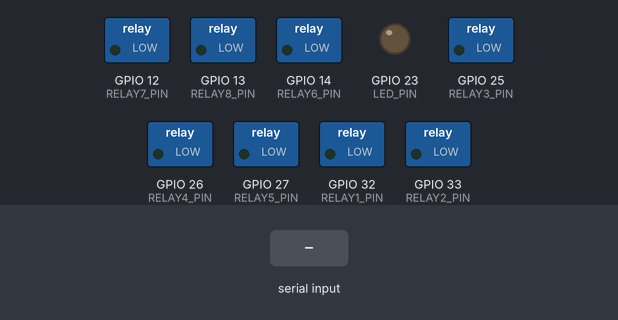
The program below on a simulated ESP32. On the bench: switched loads named in the program (green lamp = pin HIGH), output pins drawn as LEDs (lit = HIGH). Inputs (shaded band) come from the test bench.

Above: at 1.7 s.
1.8 s: "11\n" received over Serial
At 3.0 s:
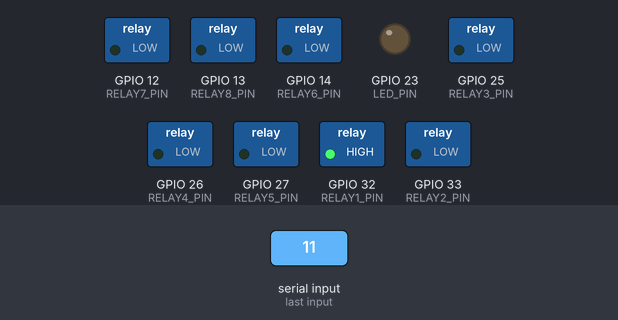
3.3 s: "21\n" received over Serial
At 4.3 s:
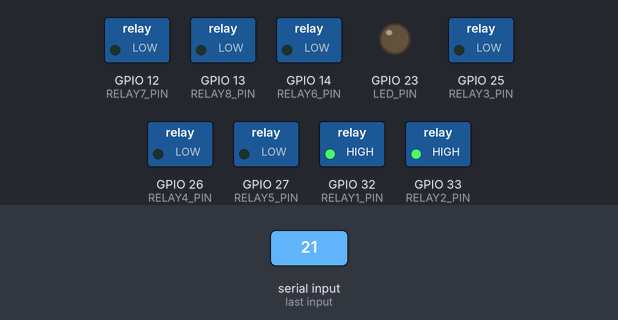
4.8 s: "10\n" received over Serial
At 5.5 s:
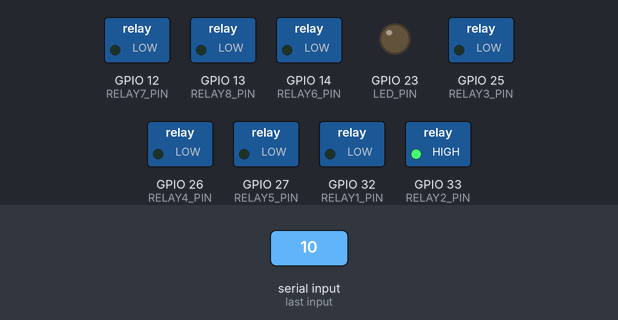
6.3 s: "31\n" received over Serial
At 6.6 s:
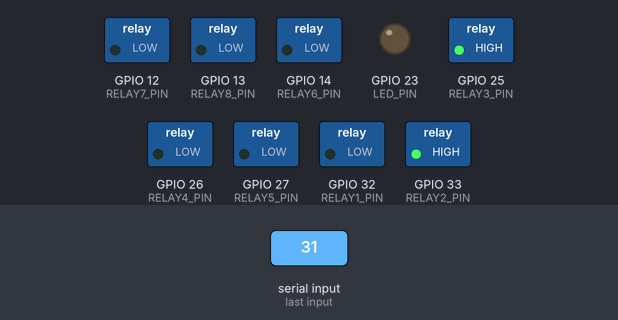
7.8 s: "20\n" received over Serial
At 9.0 s:
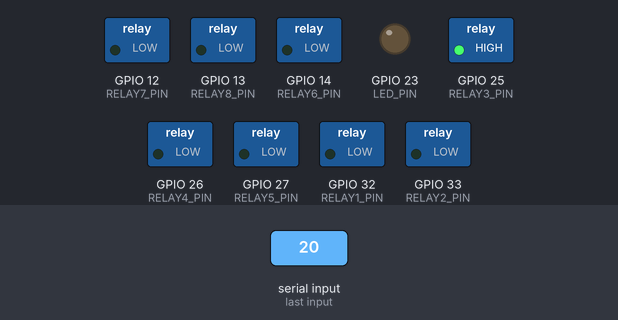
9.3 s: "41\n" received over Serial
At 10.1 s:
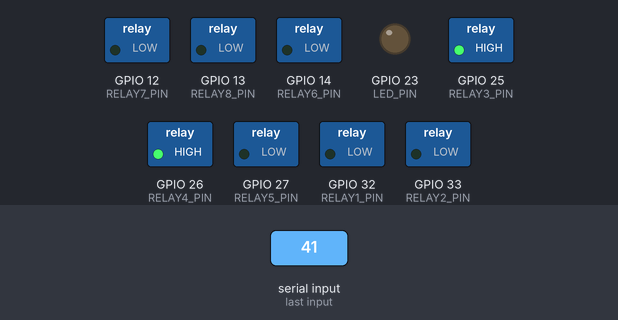
Timing chart, 0 to 11.8 s (numbered marks = the images above; inputs shaded):
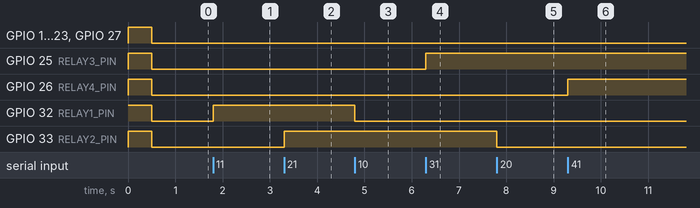

Measured:
- after the input at 1.8 s, GPIO 32 (RELAY1_PIN): LOW → HIGH at once
- after the input at 3.3 s, GPIO 33 (RELAY2_PIN): LOW → HIGH at once
- after the input at 4.8 s, GPIO 32 (RELAY1_PIN): HIGH → LOW at once
- after the input at 6.3 s, GPIO 25 (RELAY3_PIN): LOW → HIGH at once
- after the input at 7.8 s, GPIO 33 (RELAY2_PIN): HIGH → LOW at once
- after the input at 9.3 s, GPIO 26 (RELAY4_PIN): LOW → HIGH at once

The program:

main.cpp
```cpp
#include <Arduino.h>
#define LED_PIN 23 // Red status LED
#define RELAY1_PIN 32
#define RELAY2_PIN 33
#define RELAY3_PIN 25
#define RELAY4_PIN 26
#define RELAY5_PIN 27
#define RELAY6_PIN 14
#define RELAY7_PIN 12
#define RELAY8_PIN 13

#define SERIAL_BAUD_RATE 9600 // Adjust according to your serial communication settings

void setup()
{
  // Set GPIOs for relays as output
  pinMode(RELAY1_PIN, OUTPUT);
  pinMode(RELAY2_PIN, OUTPUT);
  pinMode(RELAY3_PIN, OUTPUT);
  pinMode(RELAY4_PIN, OUTPUT);
  pinMode(RELAY5_PIN, OUTPUT);
  pinMode(RELAY6_PIN, OUTPUT);
  pinMode(RELAY7_PIN, OUTPUT);
  pinMode(RELAY8_PIN, OUTPUT);

  // Set GPIO for LED as output
  pinMode(LED_PIN, OUTPUT);

  // Set relays and LED to LOW (relays off, LED off) initially
  digitalWrite(RELAY1_PIN, HIGH);
  digitalWrite(RELAY2_PIN, HIGH);
  digitalWrite(RELAY3_PIN, HIGH);
  digitalWrite(RELAY4_PIN, HIGH);
  digitalWrite(RELAY5_PIN, HIGH);
  digitalWrite(RELAY6_PIN, HIGH);
  digitalWrite(RELAY7_PIN, HIGH);
  digitalWrite(RELAY8_PIN, HIGH);
  digitalWrite(LED_PIN, HIGH);
  delay(500);

  digitalWrite(RELAY1_PIN, LOW);
  digitalWrite(RELAY2_PIN, LOW);
  digitalWrite(RELAY3_PIN, LOW);
  digitalWrite(RELAY4_PIN, LOW);
  digitalWrite(RELAY5_PIN, LOW);
  digitalWrite(RELAY6_PIN, LOW);
  digitalWrite(RELAY7_PIN, LOW);
  digitalWrite(RELAY8_PIN, LOW);
  digitalWrite(LED_PIN, LOW);

  // Start serial communication
  Serial.begin(SERIAL_BAUD_RATE);
}

void loop()
{
  // Check if any data is received on serial port
  if (Serial.available() > 0)
  {
    String command = Serial.readStringUntil('\n');
    command.trim(); // Remove any unwanted whitespace

    if (command == "11")
    {
      digitalWrite(RELAY1_PIN, HIGH);
    }
    else if (command == "10")
    {
      digitalWrite(RELAY1_PIN, LOW);
    }
    else if (command == "21")
    {
      digitalWrite(RELAY2_PIN, HIGH);
    }
    else if (command == "20")
    {
      digitalWrite(RELAY2_PIN, LOW);
    }
    else if (command == "31")
    {
      digitalWrite(RELAY3_PIN, HIGH);
    }
    else if (command == "30")
    {
      digitalWrite(RELAY3_PIN, LOW);
    }
    else if (command == "41")
    {
      digitalWrite(RELAY4_PIN, HIGH);
    }
    else if (command == "40")
    {
      digitalWrite(RELAY4_PIN, LOW);
    }
    else if (command == "51")
    {
      digitalWrite(RELAY5_PIN, HIGH);
    }
    else if (command == "50")
    {
      digitalWrite(RELAY5_PIN, LOW);
    }
    else if (command == "61")
    {
      digitalWrite(RELAY6_PIN, HIGH);
    }
    else if (command == "60")
    {
      digitalWrite(RELAY6_PIN, LOW);
    }
    else if (command == "71")
    {
      digitalWrite(RELAY7_PIN, HIGH);
    }
    else if (command == "70")
    {
      digitalWrite(RELAY7_PIN, LOW);
    }
    else if (command == "81")
    {
      digitalWrite(RELAY8_PIN, HIGH);
    }
    else if (command == "80")
    {
      digitalWrite(RELAY8_PIN, LOW);
    }
    else if (command == "91")
    {
      digitalWrite(LED_PIN, HIGH);
    }
    else if (command == "90")
    {
      digitalWrite(LED_PIN, LOW);
    }
    else if (command == "0")
    {
      digitalWrite(RELAY1_PIN, LOW);
      digitalWrite(RELAY2_PIN, LOW);
      digitalWrite(RELAY3_PIN, LOW);
      digitalWrite(RELAY4_PIN, LOW);
      digitalWrite(RELAY5_PIN, LOW);
      digitalWrite(RELAY6_PIN, LOW);
      digitalWrite(RELAY7_PIN, LOW);
      digitalWrite(RELAY8_PIN, LOW);
      digitalWrite(LED_PIN, LOW);
    }
    else
    {
      Serial.println("Invalid command");
    }
  }
}
```
